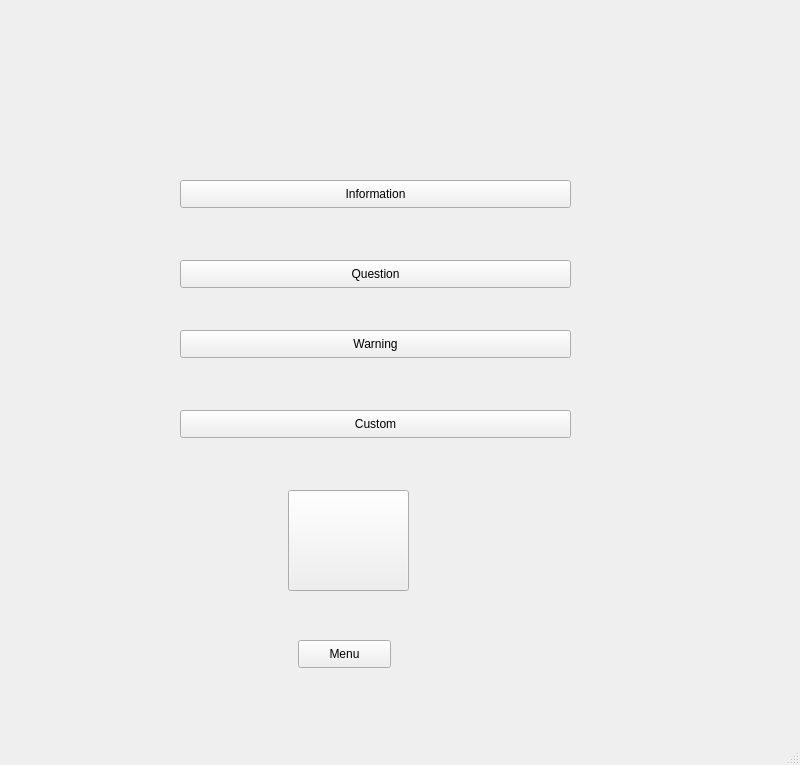
<?xml version="1.0" encoding="UTF-8"?>
<ui version="4.0">
 <class>Swathicia2_212218104167</class>
 <widget class="QMainWindow" name="Swathicia2_212218104167">
  <property name="geometry">
   <rect>
    <x>0</x>
    <y>0</y>
    <width>800</width>
    <height>765</height>
   </rect>
  </property>
  <property name="windowTitle">
   <string>Swathicia2_212218104167</string>
  </property>
  <widget class="QWidget" name="centralwidget">
   <widget class="QPushButton" name="pushButton_3">
    <property name="geometry">
     <rect>
      <x>180</x>
      <y>180</y>
      <width>391</width>
      <height>28</height>
     </rect>
    </property>
    <property name="text">
     <string>Information</string>
    </property>
   </widget>
   <widget class="QPushButton" name="pushButton_4">
    <property name="geometry">
     <rect>
      <x>180</x>
      <y>260</y>
      <width>391</width>
      <height>28</height>
     </rect>
    </property>
    <property name="text">
     <string>Question</string>
    </property>
   </widget>
   <widget class="QPushButton" name="pushButton_6">
    <property name="geometry">
     <rect>
      <x>180</x>
      <y>410</y>
      <width>391</width>
      <height>28</height>
     </rect>
    </property>
    <property name="text">
     <string>Custom</string>
    </property>
   </widget>
   <widget class="QPushButton" name="pushButton_2">
    <property name="geometry">
     <rect>
      <x>298</x>
      <y>640</y>
      <width>93</width>
      <height>28</height>
     </rect>
    </property>
    <property name="text">
     <string>Menu</string>
    </property>
   </widget>
   <widget class="QPushButton" name="pushButton">
    <property name="geometry">
     <rect>
      <x>288</x>
      <y>490</y>
      <width>121</width>
      <height>101</height>
     </rect>
    </property>
    <property name="minimumSize">
     <size>
      <width>50</width>
      <height>50</height>
     </size>
    </property>
    <property name="text">
     <string/>
    </property>
    <property name="iconSize">
     <size>
      <width>150</width>
      <height>150</height>
     </size>
    </property>
   </widget>
   <widget class="QPushButton" name="pushButton_5">
    <property name="geometry">
     <rect>
      <x>180</x>
      <y>330</y>
      <width>391</width>
      <height>28</height>
     </rect>
    </property>
    <property name="text">
     <string>Warning</string>
    </property>
   </widget>
  </widget>
  <widget class="QMenuBar" name="menubar">
   <property name="geometry">
    <rect>
     <x>0</x>
     <y>0</y>
     <width>800</width>
     <height>26</height>
    </rect>
   </property>
  </widget>
  <widget class="QStatusBar" name="statusbar"/>
 </widget>
 <resources/>
 <connections/>
</ui>
